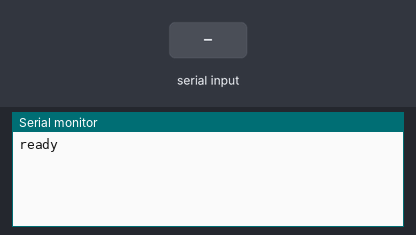
This sketch was run on a simulated Arduino Uno, built with avr-gcc and run on an emulated ATmega328P. Shown: the last lines printed to the serial monitor. The test bench sets the inputs (shaded band).

Above: at 1.2 s.
1.3 s: "1" received over the second serial link
At 1.9 s:
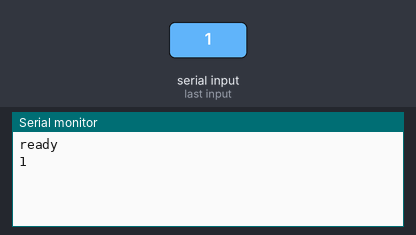
2.8 s: "0" received over the second serial link
At 4.3 s:
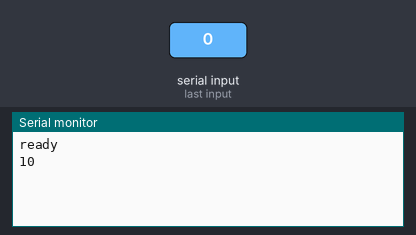

The sketch:

HC05setup.ino
```cpp
#include <SoftwareSerial.h>

#define BT_TX_PIN 11
#define BT_RX_PIN 10
SoftwareSerial bluetoothSerial(BT_RX_PIN, BT_TX_PIN);


char c = ' ';
void setup() {
  Serial.begin(9600);
  Serial.println("ready");
  bluetoothSerial.begin(38400);
}

void loop() {
  if(bluetoothSerial.available()) {
    c = bluetoothSerial.read();
    Serial.write(c);
  }

  if(Serial.available()) {
    c = Serial.read();
    bluetoothSerial.write(c);
  }
}
```

Measured:
- after the input at 1.3 s, the serial monitor: prints a new line at once (image 1)
- after the input at 2.8 s, the serial monitor: prints a new line at once (image 2)
